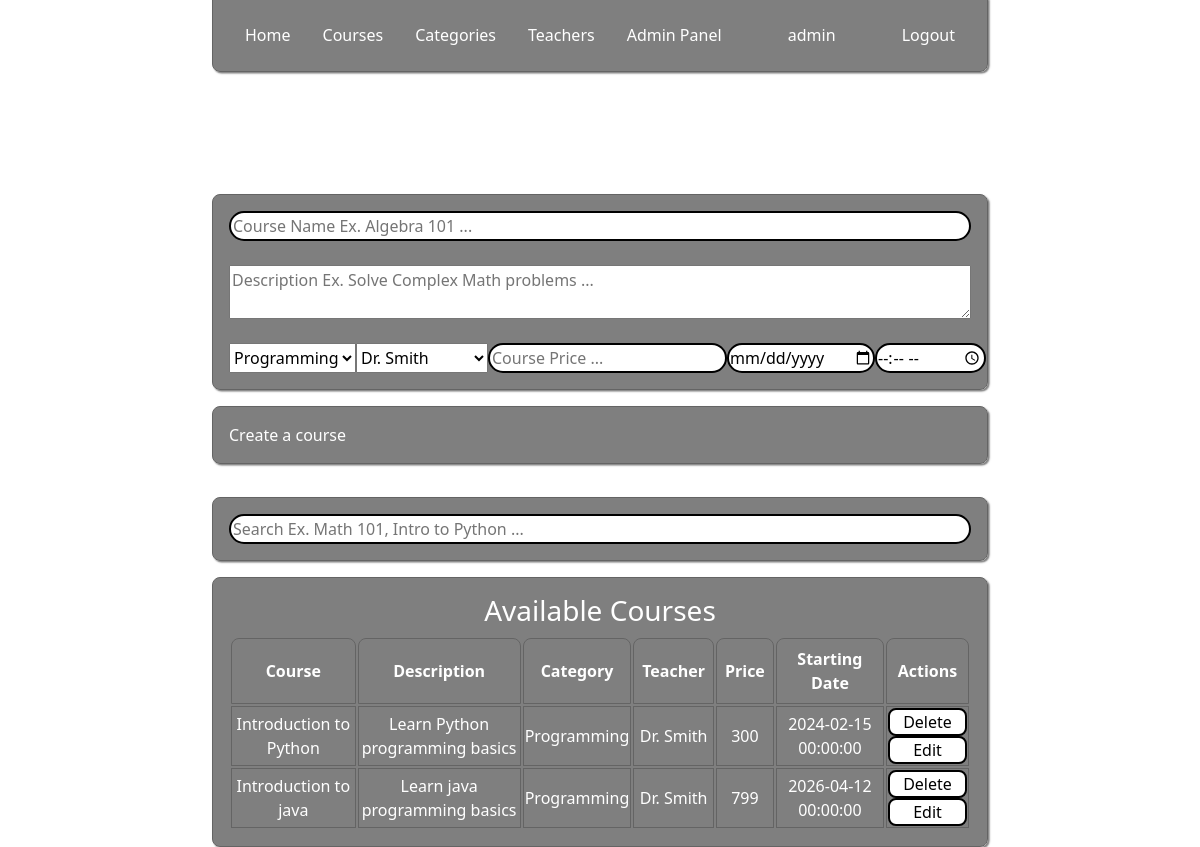
Screenshot of /courses.php (signed in) with the database file from the repository.
### tables this page shows
CREATE TABLE `courses` (
  `course_id` int(10) unsigned NOT NULL AUTO_INCREMENT,
  `course_name` varchar(100) NOT NULL,
  `description` varchar(100) NOT NULL,
  `category` int(10) unsigned NOT NULL,
  `teacher` int(10) unsigned NOT NULL,
  `price` int(10) unsigned NOT NULL,
  `starting_date` datetime NOT NULL,
  PRIMARY KEY (`course_id`),
  KEY `Courses_Categories_FK` (`category`),
  KEY `Courses_teachers_FK` (`teacher`),
  CONSTRAINT `Courses_Categories_FK` FOREIGN KEY (`category`) REFERENCES `categories` (`category_id`) ON DELETE CASCADE,
  CONSTRAINT `Courses_teachers_FK` FOREIGN KEY (`teacher`) REFERENCES `teachers` (`teacher_id`) ON DELETE CASCADE
);

CREATE TABLE `categories` (
  `category_id` int(10) unsigned NOT NULL AUTO_INCREMENT,
  `category_name` varchar(100) NOT NULL,
  PRIMARY KEY (`category_id`)
);

CREATE TABLE `teachers` (
  `teacher_name` varchar(100) NOT NULL,
  `profesion` varchar(100) NOT NULL,
  `teacher_id` int(10) unsigned NOT NULL AUTO_INCREMENT,
  PRIMARY KEY (`teacher_id`)
);

### courses.php (the view, shortened to what this page needs)
<?php
include "base.php";
$user = $_SESSION['user'];
if (isset($_GET['search'])){
    $search =   trim($_GET['search']);
    $query = $pdo->prepare("SELECT * FROM course_project.courses co
                            JOIN course_project.categories ca ON co.category = ca.category_id
                            JOIN course_project.teachers t ON co.teacher = t.teacher_id
                            WHERE
                            co.course_name LIKE ? OR
                            co.description LIKE ? OR
                            ca.category_name LIKE ? OR
                            t.teacher_name LIKE ? OR
                            co.price LIKE ? OR
                            co.starting_date LIKE ?");
    $query -> execute(["%$search%", "%$search%", "%$search%", "%$search%", "%$search%", "%$search%"]);
    $courses = $query -> fetchAll();
    if($user['role'] == "teacher" || $user['role']== "admin"){
        $query = $pdo -> query("SELECT * FROM course_project.categories");
        $categories = $query -> fetchAll();
        $query = $pdo -> query("SELECT * FROM course_project.teachers");
        $teachers = $query -> fetchAll();
    }
} else {
    $query = $pdo -> query("SELECT * FROM course_project.courses co
                                            JOIN course_project.categories ca ON co.category = ca.category_id
                                            JOIN course_project.teachers t ON co.teacher = t.teacher_id ");
    $courses = $query -> fetchAll();
    if($user['role'] == "teacher" || $user['role']== "admin"){
        $query = $pdo -> query("SELECT * FROM course_project.categories");
        $categories = $query -> fetchAll();
        $query = $pdo -> query("SELECT * FROM course_project.teachers");
        $teachers = $query -> fetchAll();
    }
}
?>
<div class="container mt-5">
    <h1 class="text-center">Current Courses</h1>
         <?php if($user['role'] == "teacher" || $user['role'] == "admin"): ?>
            <form method="POST">
                <div class="card w-100 mt-3">
                        <input class="w-100" type="text" name="course_name" placeholder="Course Name Ex. Algebra 101 ..." id="" required>
                        <br>
                        <textarea class="w-100" name="description" placeholder="Description Ex. Solve Complex Math problems ..." id="" required></textarea>
                        <br>
                        <div class="d-flex justify-content-between">
                        <select name="category" id="" required>
                            <?php foreach($categories as $category): ?>
                                <option value="<?=$category['category_id'] ?>"><?= $category['category_name'] ?></option>
                            <?php endforeach ?>
                        </select>
                        <select name="teacher" id="" required>
                            <?php foreach($teachers as $teacher): ?>
                                <option value="<?=$teacher['teacher_id'] ?>"><?= $teacher['teacher_name'] ?></option>
                            <?php endforeach ?>
                        </select>
                        <input type="number" name="price" placeholder="Course Price ..." id="" required>
                        <input type="date" name="course_starting_date" id="" required>
                        <input type="time" name="course_starting_time" id="" required>
                        </div>
                </div>
                <?php if($user['role'] != "teacher"): ?>
                    <button class="card p-3 mt-3 text-white w-100" style="border-radius: 0.5rem;" type="submit" name="createcourse_submit">Create a course</button>
                <?php endif ?>
            </form>
        <?php endif ?>
        <hr>
        <?php include('search.php'); ?>
        <div class="card w-100 mt-3">
            <h3 class="text-center">Available Courses</h3>
            <table class="text-center w-100">
                <thead>
                    <tr>
                        <th>Course</th>
                        <th>Description</th>
                        <th>Category</th>
                        <th>Teacher</th>
                        <th>Price</th>
                        <th>Starting Date</th>
                        <th>Actions</th>
                    </tr>
                </thead>
            <?php foreach($courses as $course):
                $course_id = $course['course_id'];
                $user_id = $user['user_id'];
                $checkEnrollment = $pdo->prepare("SELECT * FROM course_project.account_data WHERE course_id = ? AND user_id = ?");
                $checkEnrollment->execute([$course_id, $user_id]);
                $enrolled = $checkEnrollment->fetch();
                $isEnrolled = ($enrolled) ? true : false;
                ?>
                <tr>
                        <td><?= $course['course_name'] ?></td>
                        <td><?= $course['description'] ?></td>
                        <td><?= $course['category_name'] ?></td>
                        <td><?= $course['teacher_name'] ?></td>
                        <td><?= $course['price'] ?></td>
                        <td><?= $course['starting_date'] ?></td>
                        <td>
                            <?php if($user['role'] != "teacher" && $user['role'] != "admin"): ?>
                                <?php if($isEnrolled == False): ?>
                                    <form method="POST">
                                        <input type="hidden" name="course_id" value="<?= $course['course_id'] ?>">
                                        <button class="btn btn-primary p-0 w-100" style="border-radius: 0.5rem;" type="submit" name="signup_submit">Sign Up</button>
                                    </form>
                                <?php else: ?>
                                    <button class="btn btn-primary p-0 w-100" style="border-radius: 0.5rem;">Enrolled</button>
                                <?php endif ?>
                            <?php else: ?>
                                <button class="btn btn-primary p-0 w-100" style="border-radius: 0.5rem;" data-bs-toggle="modal" data-bs-target="#deletemodal<?= $course['course_id'] ?>">Delete</button>
                                <button class="btn btn-primary p-0 w-100" style="border-radius: 0.5rem;" data-bs-toggle="modal" data-bs-target="#editmodal<?= $course['course_id'] ?>">Edit</button>
                            <?php endif ?>
                        </td>
                </tr>
            <?php endforeach ?>
            </table>
        </div>
</div>

### base.php (shortened to what this page needs)
<!DOCTYPE html>
<html lang="en">
<head>
   <link rel="stylesheet" href="static/css/bootstrap.min.css">
    <link rel="stylesheet" href="static/css/base.css">
</head>
<body>
    <?php
    include "navbar.php";
    ?>
</body>
</html>

### navbar.php (shortened to what this page needs)
<?php
$user = $_SESSION['user'];
?>
<div class="container">
    <div class="nav navbar pt-0">
        <div class="w-100">
            <form method="POST" action="">
                <div class="card  header-custom w-100">
                    <nav class="d-flex">
                        <ul class="nav w-100">
                            <li class="nav-item"><a href="home.php" class="nav-link text-selected">Home</a></li>
                            <li class="nav-item"><a href="courses.php" class="nav-link text-selected">Courses</a></li>
                            <li class="nav-item"><a href="categories.php" class="nav-link text-selected">Categories</a></li>
                            <li class="nav-item"><a href="teachers.php" class="nav-link text-selected">Teachers</a></li>
                            <?php if ($user['role'] == "admin"): ?>
                                <li class="nav-item">
                                    <a href="admin_panel.php" class="nav-link text-selected">Admin Panel</a>
                                </li>
                            <?php endif; ?>
                            <li class="nav-item ms-auto"><span class="nav-link text-white"><?= $user['role'] ?></span></li>
                            <li class="nav-item mt-lg-0 ms-lg-auto">
                                <a href="logout.php" class="nav-link text-selected w-100 w-lg-auto">
                                    Logout
                                </a>
                            </li>
                        </ul>
                    </nav>
                </div>
            </form>
        </div>
    </div>
</div>

### search.php
<div class="card w-100 mt-3 text-center">
    <form method="GET">
        <input class="w-100" type="text" name="search" placeholder="Search Ex. Math 101, Intro to Python ..." >
    </form>
</div>

### static/css/base.css (style rules this page uses)
:root { --text-color: white; --bg-grad: linear-gradient(rgb(78, 78, 78),rgb(34, 34, 34)); --bg-grad-2: linear-gradient(rgb(110, 110, 110),rgb(77, 77, 77)); --bg-grad-3: linear-gradient(rgb(150, 150, 150),rgb(110, 110, 110)); --border-color: 1px solid rgb(100, 100, 100); --border-color-gold: 2px solid rgb(150, 120, 40); --border-color-blue: 2px solid rgb(103, 168, 206); --shadow: 0.1rem 0.1rem 0.1rem rgba(0, 0, 0, 0.5); --shadow-strong: 0.2rem 0.2rem 0.3rem rgba(0, 0, 0, 1); }
h1, h2, h3, h4, h5, h6, div, form, li, ul, nav, a, p { color: white !important; }
body { background-image: url("../img/purple_abstract_wallpaper.jpg"); background-repeat: no-repeat; background-attachment: fixed; background-size: cover; background-position: center; }
ul { list-style: none; }
table { border-collapse: separate; }
th { padding: 0.5rem !important; border: var(--border-color); border-radius: 0.5rem 0.5rem 0rem 0rem !important; }
td { border: var(--border-color); text-align: center; }
.container { max-width: 800px; }
.card { padding: 1rem; border-radius: 0.5rem; border: var(--border-color); box-shadow: var(--shadow); background-color: rgba(0, 0, 0, 0.5); backdrop-filter: blur(10px); scale: 1; transition: all ease-in-out 0.1s ; }
.header-custom { top: -0.1rem; border-radius: 0 0 0.5rem 0.5rem !important }
.text-selected { border-radius: 1rem; border: 2px rgba(0, 0, 0, 0); transition: all ease-in-out 0.1s; }
input { border-radius: 1rem; border: 2px solid black ; }
hr { color: rgb(255, 255, 255); }
.btn-primary { background-color: white; border-radius: 1rem; border: 2px solid black ; color: black; }

### rows the page displays
courses: course_name "Introduction to Python", description "Learn Python programming basics", category.category_name "Programming", teacher.teacher_name "Dr. Smith", price "300", starting_date "2024-02-15 00:00:00"
courses: course_name "Introduction to java", description "Learn java programming basics", category.category_name "Programming", teacher.teacher_name "Dr. Smith", price "799", starting_date "2026-04-12 00:00:00"

### other values shown
$user['role'] "admin"
form field category "Programming"
form field teacher "Dr. Smith"
